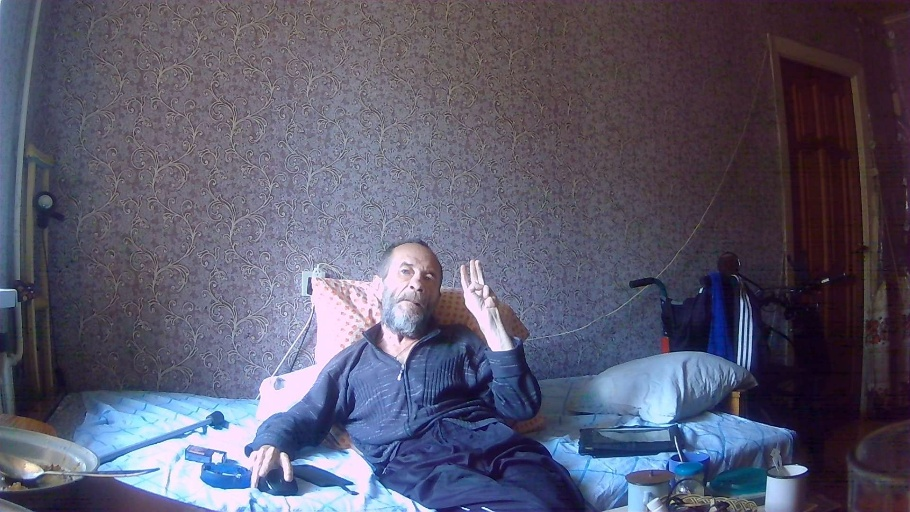
#> input picture old_approach/example code/3.jpg, 910 x 512 px
$ python find_hand_opencv.py
#> lines starting #> are read from the running program, lines starting #| are printed output that depends on the picture; after the words box and inside, x2 and y2 are one past the last pixel; in counts of white or black regions, pixels touching at a corner belong together
import cv2
import numpy as np

def detect_fingers(image_path):
    # 1. Wczytanie i przygotowanie obrazu
#> called with image_path = '3.jpg'
    img = cv2.imread(image_path)
#> img is the input picture: shape (512, 910, 3); mean B, G, R 108.3, 88.6, 89.8
    hsv = cv2.cvtColor(img, cv2.COLOR_BGR2HSV)
#> hsv: shape (512, 910, 3); mean H, S, V 125.8, 77.1, 112.2

    # 2. Definiowanie zakresu koloru skóry w HSV
    # Uwaga: Te wartości mogą wymagać korekty zależnie od oświetlenia!
    lower_skin = np.array([0, 20, 70], dtype=np.uint8)
    upper_skin = np.array([20, 255, 255], dtype=np.uint8)

    # 3. Tworzenie maski i czyszczenie szumu
    mask = cv2.inRange(hsv, lower_skin, upper_skin)
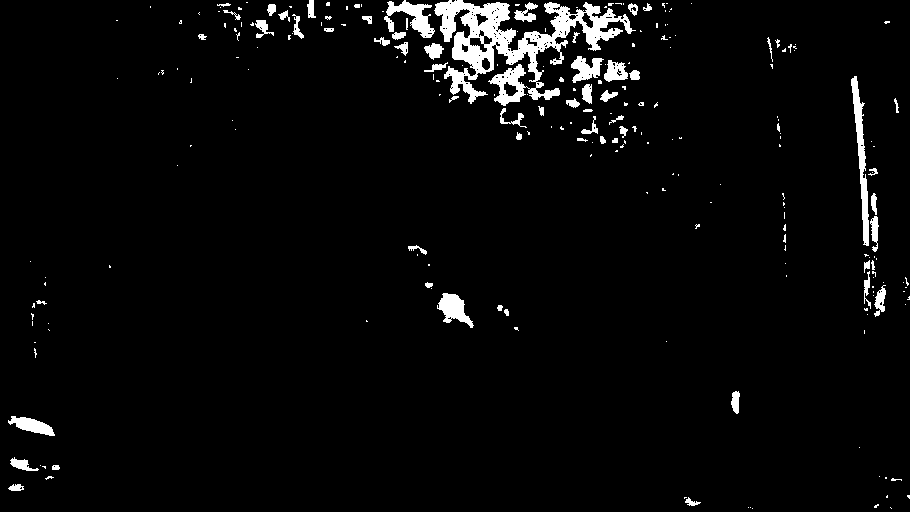
#> mask: shape (512, 910); 3.6% white; 238 white regions (174 under 20 px)
    mask = cv2.GaussianBlur(mask, (5, 5), 0)

    # 4. Znalezienie konturów
    contours, _ = cv2.findContours(mask, cv2.RETR_TREE, cv2.CHAIN_APPROX_SIMPLE)
#> contours = 153 contours, 49 with area under 20; largest, box (x1, y1, x2, y2) and area: (372, 0, 644, 137) 16742, (849, 74, 888, 319) 3564, (564, 54, 642, 146) 2539, (248, 2, 306, 42) 1032, (435, 291, 476, 330) 930
    if not contours:
        return "Nie znaleziono dłoni"

    # Wybieramy największy kontur (prawdopodobnie dłoń)
    contour = max(contours, key=lambda x: cv2.contourArea(x))
#> contour = contour of 652 points, box (x1, y1, x2, y2) (372, 0, 644, 137), area 16742

    # 5. Obliczanie Otoczki Wypukłej (Convex Hull)
    hull = cv2.convexHull(contour, returnPoints=False)
#> hull = [480, 463, 461, 460, 443, 442, 261, 260, 162, 31, 30, 7, 0]
    defects = cv2.convexityDefects(contour, hull)
#> defects = [[480, 0, 547, 9728], [0, 7, 5, 995], [7, 30, 23, 4491], [31, 162, 103, 15986], [162, 260, 218, 11584], [261, 442, 354, 14080], [443, 460, 449, 2872], [461, 463, 462, 186], [463, 480, 474, 1200]]

    fingers = 0
    if defects is not None:
        for i in range(defects.shape[0]):
            s, e, f, d = defects[i, 0]
            start = tuple(contour[s][0])
            end = tuple(contour[e][0])
            far = tuple(contour[f][0])

            # Obliczanie boków trójkąta (palce tworzą głębokie wcięcia)
            a = np.sqrt((end[0] - start[0])**2 + (end[1] - start[1])**2)
            b = np.sqrt((far[0] - start[0])**2 + (far[1] - start[1])**2)
            c = np.sqrt((end[0] - far[0])**2 + (end[1] - far[1])**2)

            # Twierdzenie cosinusów - szukamy kąta w "dolinie" między palcami
            angle = np.arccos((b**2 + c**2 - a**2) / (2 * b * c))

            # Jeśli kąt < 90 stopni, to prawdopodobnie przestrzeń między palcami
            if angle <= np.pi / 2:
                fingers += 1
                cv2.circle(img, far, 8, [0, 0, 255], -1)
#> this loop made 9 passes
#> (s, e, f, d, start, end, far, a) on passes 1 to 9: (480, 0, 547, 9728, (588, 0), (385, 0), (519, 38), 203), (0, 7, 5, 995, (385, 0), (380, 9), (385, 8), 10.3), (7, 30, 23, 4491, (380, 9), (372, 36), (390, 37), 28.16), (31, 162, 103, 15986, (372, 43), (447, 104), (439, 17), 96.67), (162, 260, 218, 11584, (447, 104), (526, 136), (491, 73), 85.23), (261, 442, 354, 14080, (531, 136), (643, 33), (540, 53), 152.2), (443, 460, 449, 2872, (643, 29), (639, 4), (631, 25), 25.32), (461, 463, 462, 186, (637, 2), (633, 1), (634, 2), 4.12), (463, 480, 474, 1200, (633, 1), (588, 0), (602, 5), 45.01)
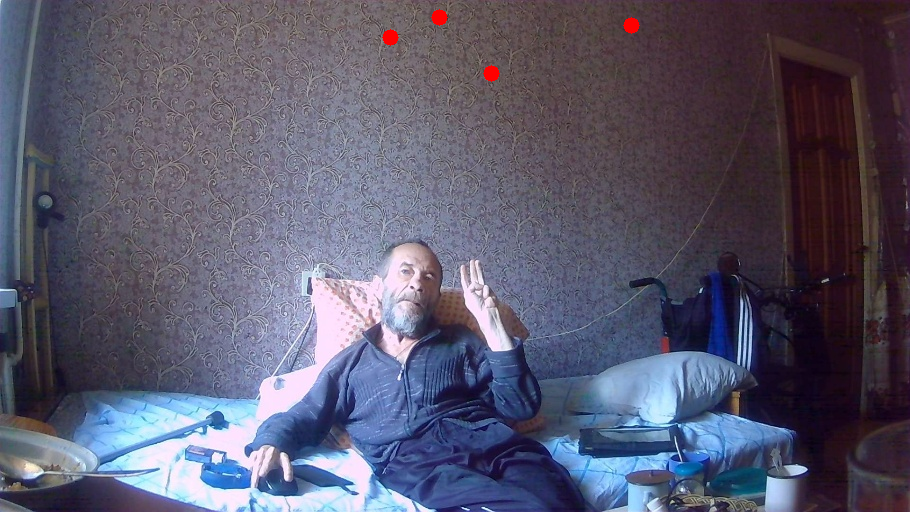
#> img: shape (512, 910, 3); 0.17% of pixels changed, all inside (x1, y1, x2, y2) = (382, 9, 640, 82)
#> after the loop, fingers = 4

    # Wynik: Liczba palców to liczba "dolin" + 1
    cv2.putText(img, f"Palce: {fingers + 1}", (50, 50), cv2.FONT_HERSHEY_SIMPLEX, 1, (0, 255, 0), 2)
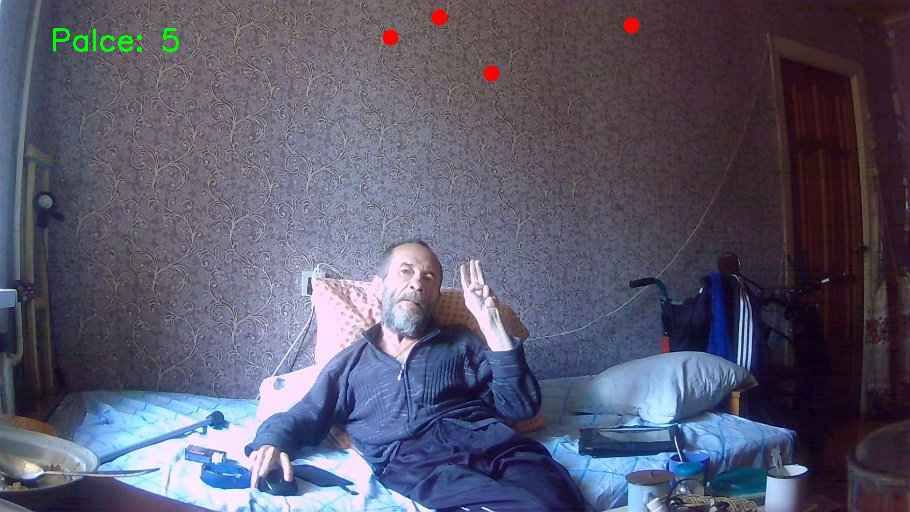
#> img: shape (512, 910, 3); 0.18% of pixels changed, all inside (x1, y1, x2, y2) = (53, 28, 179, 52)
    cv2.imshow('Detekcja', img)
    cv2.waitKey(0)
    cv2.destroyAllWindows()

# Uruchomienie
print(cv2.__version__)
detect_fingers('3.jpg')

$ run again, with old_approach/example code/4.jpg copied over old_approach/example code/3.jpg
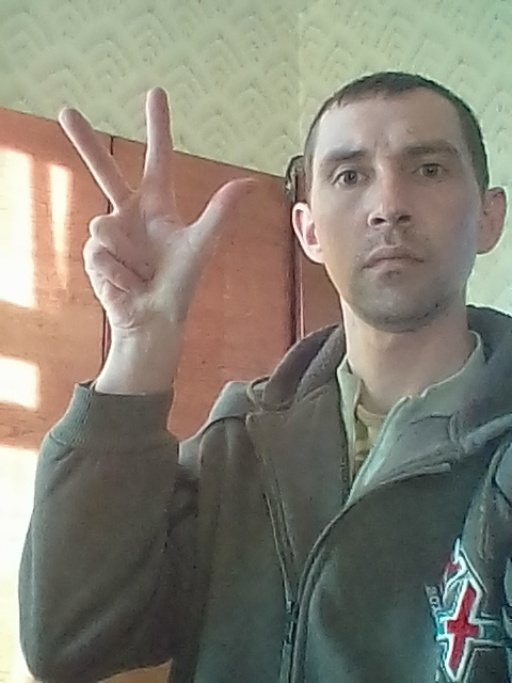
#> input picture old_approach/example code/4.jpg, 512 x 683 px
#> in detect_fingers, img is the input picture: shape (683, 512, 3); mean B, G, R 115.8, 128.4, 132.2
#> hsv: shape (683, 512, 3); mean H, S, V 39, 48, 138.9
#> contours = 41 contours, 18 with area under 20; largest, box (x1, y1, x2, y2) and area: (0, 85, 506, 514) 131095, (93, 656, 175, 683) 1188, (234, 408, 262, 474) 822, (177, 441, 207, 479) 586, (113, 399, 143, 437) 582
#> contour = contour of 1268 points, box (x1, y1, x2, y2) (0, 85, 506, 514), area 131095
#> hull = 23 values, max 1267 at index 0, min 0 at index 22, mean 899.7
#> defects = 21 rows, first 6: [0, 181, 104, 23824], [181, 268, 201, 12465], [268, 373, 351, 8448], [373, 601, 475, 45070], [601, 614, 607, 4608], [614, 666, 634, 8052]
#> the loop in detect_fingers, `for i in range(defects.shape[0]):` made 21 passes
#> (s, e, f, d, start, end, far, a) on passes 1 to 7: (0, 181, 104, 23824, (409, 85), (152, 87), (289, 179), 257), (181, 268, 201, 12465, (152, 87), (0, 104), (143, 137), 152.9), (268, 373, 351, 8448, (0, 104), (0, 449), (33, 377), 345), (373, 601, 475, 45070, (0, 449), (84, 513), (112, 313), 105.6), (601, 614, 607, 4608, (84, 513), (123, 513), (112, 495), 39), (614, 666, 634, 8052, (123, 513), (181, 507), (146, 479), 58.31), (666, 702, 686, 8162, (181, 507), (208, 497), (181, 473), 28.79)
#> after the loop in detect_fingers, `for i in range(defects.shape[0]):`:
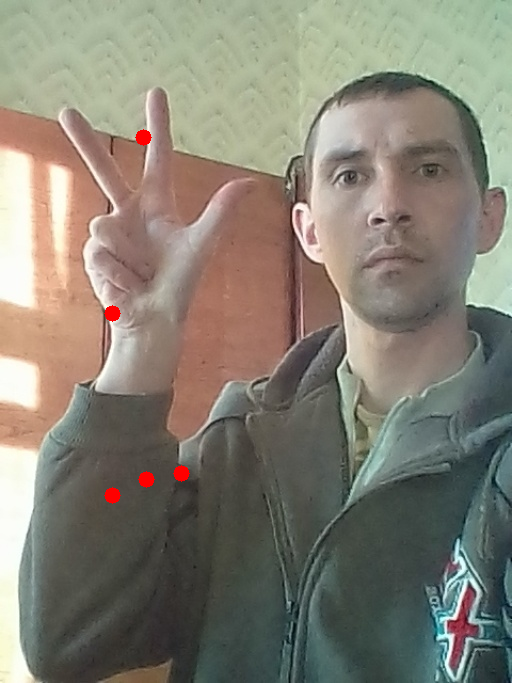
#> img: shape (683, 512, 3); 0.28% of pixels changed, all inside (x1, y1, x2, y2) = (104, 129, 190, 504)
#> after the loop in detect_fingers, `for i in range(defects.shape[0]):`: fingers = 5
#> in detect_fingers, `cv2.putText(img, f"Palce: {fingers + 1}", (50, 50), cv2.FONT_HERSHEY_S..`:
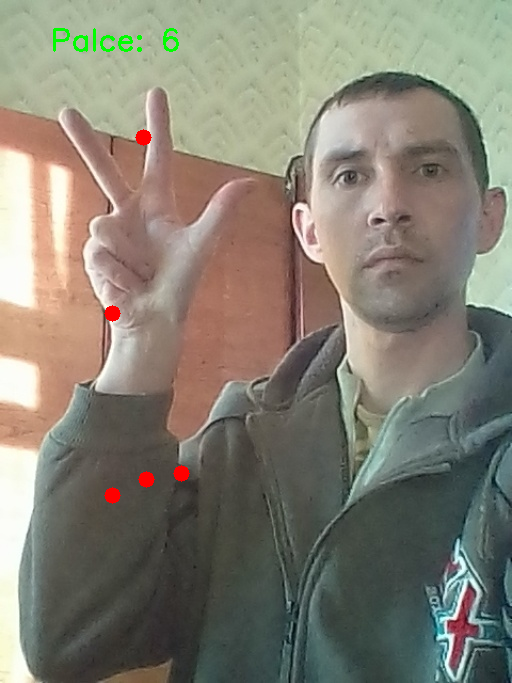
#> img: shape (683, 512, 3); 0.24% of pixels changed, all inside (x1, y1, x2, y2) = (53, 28, 179, 52)

$ run again, with old_approach/example code/5.jpg copied over old_approach/example code/3.jpg
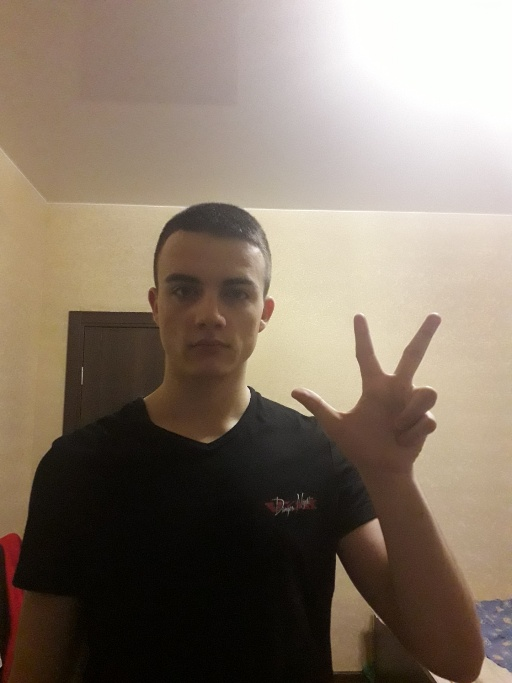
#> input picture old_approach/example code/5.jpg, 512 x 683 px
#> in detect_fingers, img is the input picture: shape (683, 512, 3); mean B, G, R 104.7, 118.9, 132.6
#> hsv: shape (683, 512, 3); mean H, S, V 26.9, 79.6, 132.8
#> contours = 43 contours, 23 with area under 20; largest, box (x1, y1, x2, y2) and area: (0, 0, 512, 683) 198204, (246, 214, 399, 410) 15018, (328, 551, 388, 676) 4118, (289, 209, 389, 255) 1232, (166, 208, 221, 232) 598
#> contour = contour of 1021 points, box (x1, y1, x2, y2) (0, 0, 512, 683), area 198204
#> hull = [1020, 827, 781, 42, 41, 38, 0]
#> defects = [[0, 38, 19, 3328], [38, 41, 40, 463], [42, 781, 257, 92672], [781, 827, 815, 8704], [827, 1020, 917, 25749]]
#> the loop in detect_fingers, `for i in range(defects.shape[0]):` made 5 passes
#> (s, e, f, d, start, end, far, a) on passes 1 to 5: (0, 38, 19, 3328, (0, 0), (0, 669), (13, 610), 669), (38, 41, 40, 463, (0, 669), (2, 681), (2, 670), 12.17), (42, 781, 257, 92672, (3, 682), (511, 682), (93, 320), 508), (781, 827, 815, 8704, (511, 682), (511, 216), (477, 610), 466), (827, 1020, 917, 25749, (511, 216), (257, 0), (304, 172), 333.4)
#> after the loop in detect_fingers, `for i in range(defects.shape[0]):`:
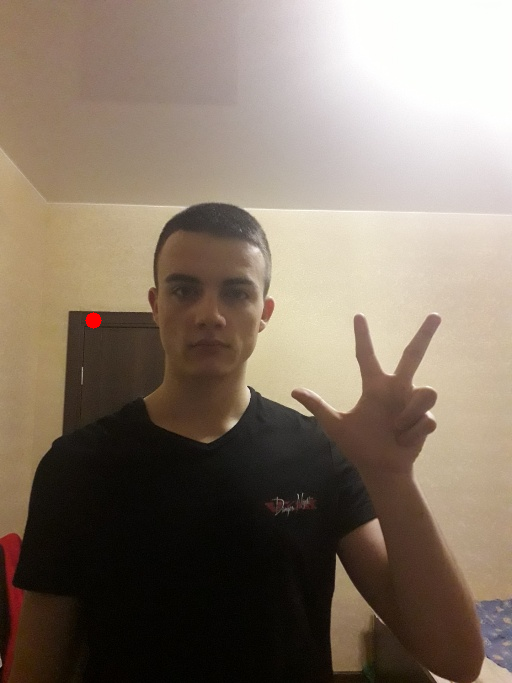
#> img: shape (683, 512, 3); 0.06% of pixels changed, all inside (x1, y1, x2, y2) = (85, 312, 102, 329)
#> after the loop in detect_fingers, `for i in range(defects.shape[0]):`: fingers = 1
#> in detect_fingers, `cv2.putText(img, f"Palce: {fingers + 1}", (50, 50), cv2.FONT_HERSHEY_S..`:
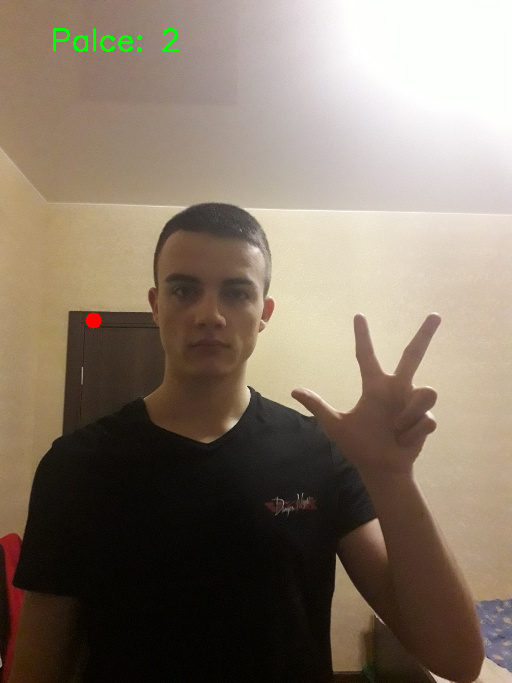
#> img: shape (683, 512, 3); 0.24% of pixels changed, all inside (x1, y1, x2, y2) = (53, 28, 179, 52)
